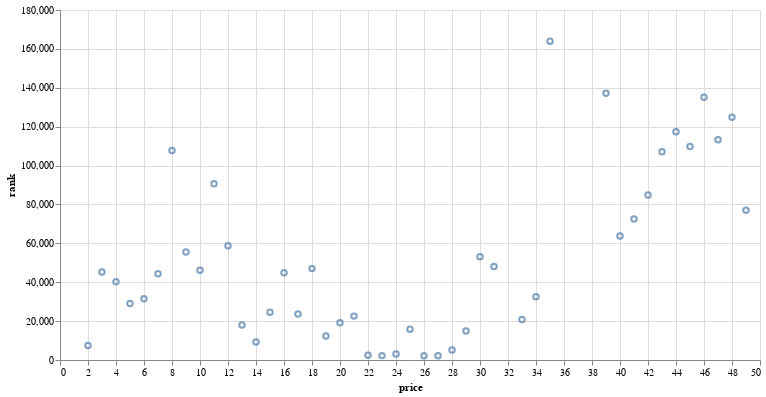

This figure's notebook cell:
### Code cell
alt.Chart(price_rank_df).mark_point().encode(
    x=alt.X('price:Q', scale=alt.Scale(zero=False)),
    y=alt.Y('rank:Q', scale=alt.Scale(zero=False))
).properties(width=700, height=350)

### Figure 1 — Vega-Lite specification as saved in the notebook (floating-point values rounded to 4 significant figures)
{"$schema": "https://vega.github.io/schema/vega-lite/v4.8.1.json", "config": {"view": {"continuousHeight": 300, "continuousWidth": 400}}, "data": {"name": "data-464616a34de9e8d0b6194782b26f7b3a"}, "datasets": {"data-464616a34de9e8d0b6194782b26f7b3a": [{"price": 2, "rank": 7493}, {"price": 3, "rank": 45263}, {"price": 4, "rank": 40210.0}, {"price": 5, "rank": 29000.0}, {"price": 6, "rank": 31550.0}, {"price": 7, "rank": 44390.0}, {"price": 8, "rank": 107700.0}, {"price": 9, "rank": 55580.0}, {"price": 10, "rank": 46100.0}, {"price": 11, "rank": 90700.0}, {"price": 12, "rank": 58720.0}, {"price": 13, "rank": 17960.0}, {"price": 14, "rank": 9304.0}, {"price": 15, "rank": 24590.0}, {"price": 16, "rank": 44870.0}, {"price": 17, "rank": 23640.0}, {"price": 18, "rank": 46990.0}, {"price": 19, "rank": 12360.0}, {"price": 20, "rank": 19150.0}, {"price": 21, "rank": 22570.0}, {"price": 22, "rank": 2399.0}, {"price": 23, "rank": 2251.0}, {"price": 24, "rank": 3119.0}, {"price": 25, "rank": 15790.0}, {"price": 26, "rank": 2166.0}, {"price": 27, "rank": 2223.0}, {"price": 28, "rank": 5085.0}, {"price": 29, "rank": 14940.0}, {"price": 30, "rank": 53120.0}, {"price": 31, "rank": 48060.0}, {"price": 33, "rank": 20852}, {"price": 34, "rank": 32530.0}, {"price": 35, "rank": 163900.0}, {"price": 39, "rank": 137139}, {"price": 40, "rank": 63750.0}, {"price": 41, "rank": 72500.0}, {"price": 42, "rank": 84890.0}, {"price": 43, "rank": 107100.0}, {"price": 44, "rank": 117400.0}, {"price": 45, "rank": 109800.0}, {"price": 46, "rank": 135156}, {"price": 47, "rank": 113246}, {"price": 48, "rank": 124900.0}, {"price": 49, "rank": 77050.0}]}, "encoding": {"x": {"field": "price", "scale": {"zero": false}, "type": "quantitative"}, "y": {"field": "rank", "scale": {"zero": false}, "type": "quantitative"}}, "height": 350, "mark": "point", "width": 700}
